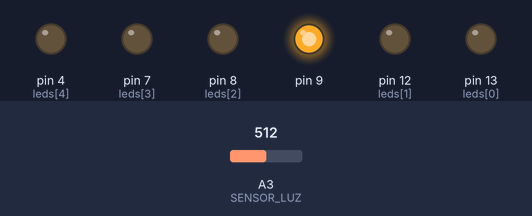
Bench run of a sketch on a simulated Arduino Uno, built with avr-gcc and run on an emulated ATmega328P. Parts: output pins drawn as LEDs (lit = HIGH). Inputs (shaded band) come from the test bench; at power-on: A3 (SENSOR_LUZ) = 512.

Above: at 1.2 s.
1.3 s: A3 (SENSOR_LUZ) set to 716
At 2.1 s:
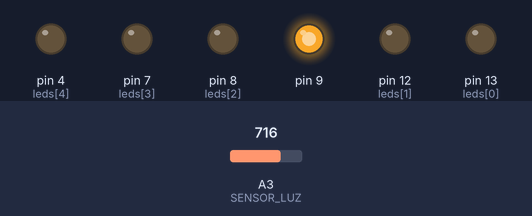
2.8 s: A3 (SENSOR_LUZ) set to 900
At 3.3 s:
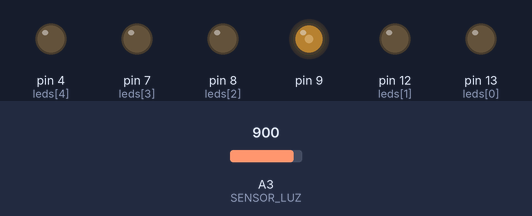
4.3 s: A3 (SENSOR_LUZ) set to 1023
At 5.6 s:
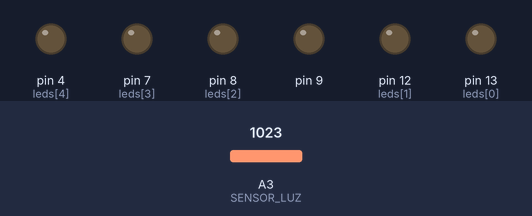
Timing chart, 0 to 7.3 s (numbered marks = the images above; inputs shaded):
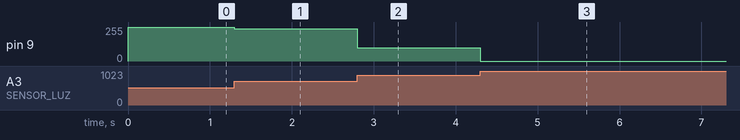

The sketch:

MotoresPWM.pde
```cpp
#define SPEAKER 4 //em paralelo com led
#define LED_P5 4 //em paralelo com speaker
#define LED_P4 7
#define LED_P3 8
#define LED_P2 12
#define LED_P1 13

#define CHAVE_1 2

#define TRANSISTOR_Q5 9
#define TRANSISTOR_Q4 6 //servo
#define TRANSISTOR_Q2 5 //servo
#define TRANSISTOR_Q3 3

//Analogicas
#define SENSOR_TEMPERATURA 2
#define SENSOR_LUZ 3
#define ENTRADA_1 0
#define ENTRADA_2 1

//Entradas para interrupcao
#define INT_1 3
#define INT_0 2

#define SERVO_1 5
#define SERVO_2 6

//Ponte H
#define MOTOR1_A 7 //led paralelo
#define MOTOR1_B 8 //led paralelo
#define MOTOR1_PWM 10 //led paralelo

#define MOTOR2_A 12 //led paralelo
#define MOTOR2_B 13 //led paralelo
#define MOTOR2_PWM 11 //led paralelo

int leds[] = {
  13, 12, 8, 7, 4};

void setup() {
  Serial.begin(9600);
  for(int x=0;x<5;x++) {
    pinMode(leds[x], OUTPUT);
  }
}


void loop() {
  int luz = analogRead(SENSOR_LUZ);
  int val = map(luz, 700,1023,255, 0);
  analogWrite(9, val);

}
```

Measured:
- after the input at 1.3 s, pin 9: 255/255 → 243/255 at once
- after the input at 2.8 s, pin 9: 243/255 → 98/255 at once
- after the input at 4.3 s, pin 9: 98/255 → 0/255 at once
